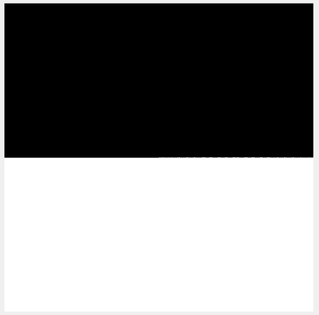
#> input picture a2_20171112/input_data/box.png, 319 x 315 px, shrunk from 526 x 520 before the run
$ jupyter execute q3.ipynb
#> lines starting #> are read from the running program, lines starting #| are printed output that depends on the picture
[cell 1]
import cv2
import numpy as np
import matplotlib.pyplot as plt
import math

## part 1

[cell 2]
def myConvolve(img_array,Gx,Gy):
    r , c = np.shape(img_array)
    output_array = np.empty([(r-2)*(c-2)])
    i=0
    for x in range(1,r-1):
        for y in range(1,c-1):
            v = img_array[x-1,y-1]*Gx[0,0]  + img_array[x-1,y]*Gx[0,1] + img_array[x-1,y+1]*Gx[0,2] + img_array[x,y-1]*Gx[1,0] + img_array[x,y]*Gx[1,1] + img_array[x,y+1]*Gx[1,2] + img_array[x+1,y-1]*Gx[2,0] + img_array[x+1,y]*Gx[2,1] + img_array[x+1,y+1]*Gx[2,2]
            w = img_array[x-1,y-1]*Gy[0,0]  + img_array[x-1,y]*Gy[0,1] + img_array[x-1,y+1]*Gy[0,2] + img_array[x,y-1]*Gy[1,0] + img_array[x,y]*Gy[1,1] + img_array[x,y+1]*Gy[1,2] + img_array[x+1,y-1]*Gy[2,0] + img_array[x+1,y]*Gy[2,1] + img_array[x+1,y+1]*Gy[2,2]
            # output_array[i] = v
            # output_array[i] = w
            output_array[i] = math.sqrt((v**2) + (w**2))
            i=i+1

    output = np.reshape(output_array, (-1,r-2))
    return output

[cell 3]
boxes = cv2.imread("../input_data/box.png",0)
#> boxes is the input picture: shape (315, 319); min 0, max 255, mean 133.4

sobx = np.array([ [1,1,1], [0,0,0], [-1,-1,-1]])
soby = np.array([ [1,0,-1], [1,0,-1], [1,0,-1]])
emp = np.zeros((3,3))

ans = myConvolve(boxes,sobx,emp)
#> after the loop in myConvolve, `for x in range(1,r-1):`: i = 99221
#> in myConvolve, `output = np.reshape(output_array, (-1,r-2))`:
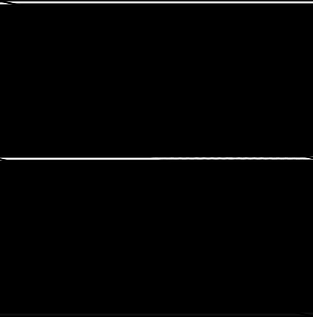
#> output: shape (317, 313) float64; min 0, max 765, mean 9.7; drawn with min black and max white

fig = plt.figure()
plt.subplot(1,2,1)
plt.imshow(boxes,'gray')
plt.subplot(1,2,2)
plt.imshow(ans,'gray')
plt.show()
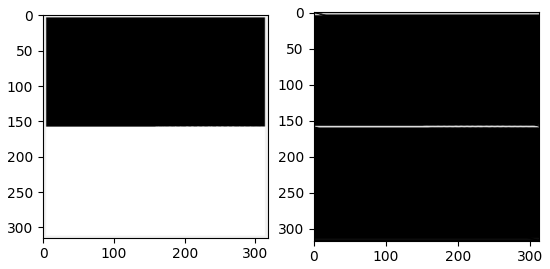
#> figure drawn by matplotlib, 2 panels

## part 2

[cell 4]
blurim = cv2.imread("../input_data/blur.jpg",0)
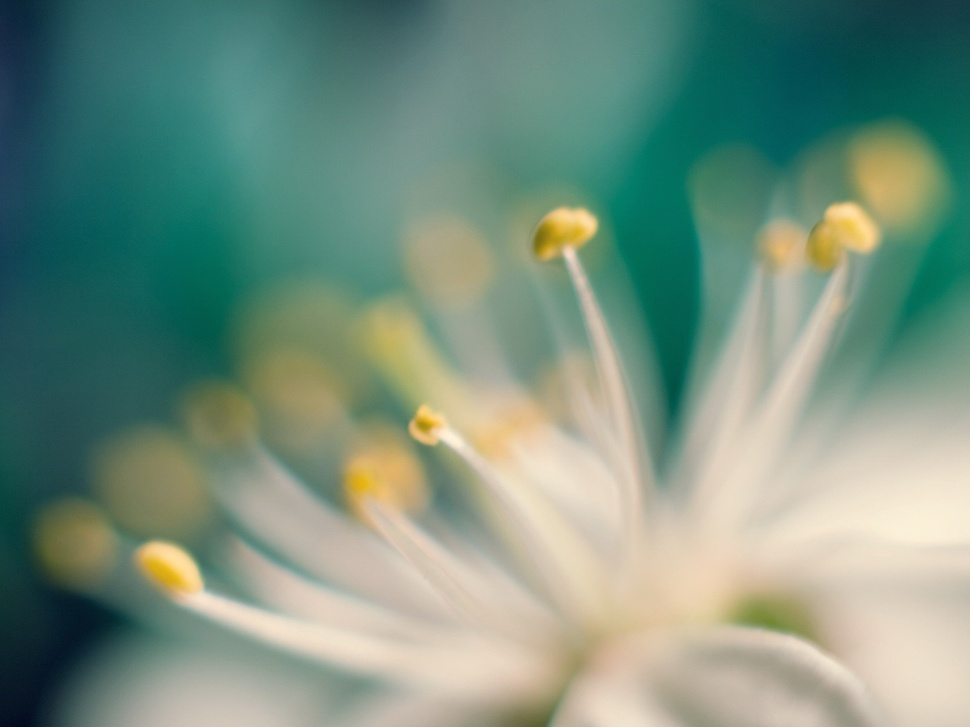
#> input picture a2_20171112/input_data/blur.jpg, 970 x 727 px, shrunk from 1600 x 1200 before the run
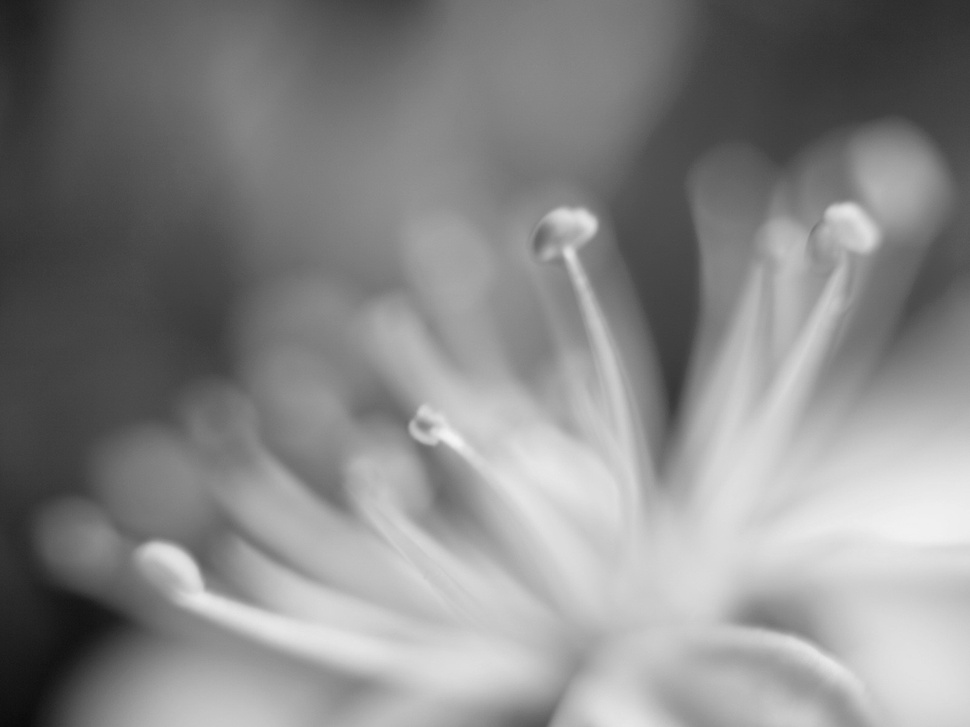
#> blurim: shape (727, 970); min 10, max 244, mean 134.9

ans = myConvolve(blurim, sobx, soby)
#> after the loop in myConvolve (call 2), `for x in range(1,r-1):`: i = 701800
#> in myConvolve (call 2), `output = np.reshape(output_array, (-1,r-2))`:
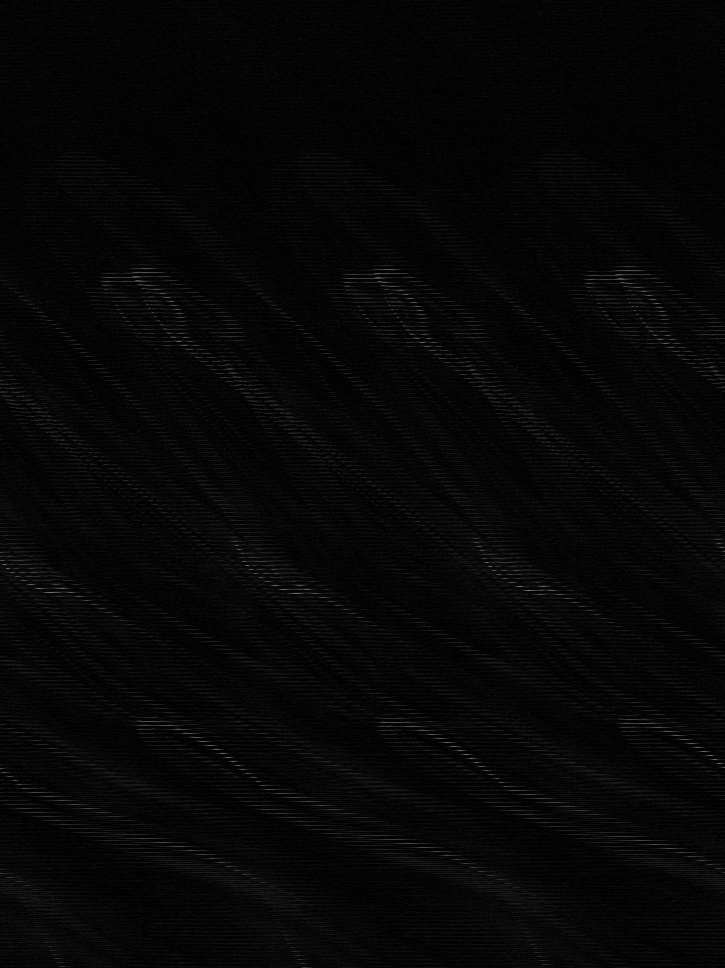
#> output: shape (968, 725) float64; min 0, max 118.5, mean 6.8

fig = plt.figure()
plt.subplot(1,2,1)
plt.imshow(blurim,'gray')
plt.subplot(1,2,2)
plt.imshow(ans,'gray')
plt.show()

## part 3

[cell 5]
bell = cv2.imread("../input_data/bell.jpg",0)
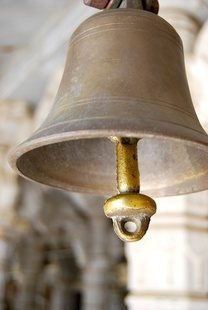
#> input picture a2_20171112/input_data/bell.jpg, 208 x 310 px, shrunk from 343 x 512 before the run
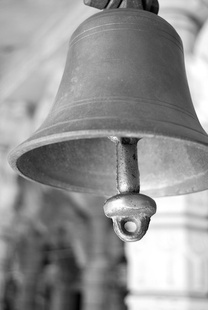
#> bell: shape (310, 208); min 0, max 255, mean 147.7
ans2 = myConvolve(bell,sobx,soby)
#> after the loop in myConvolve (call 3), `for x in range(1,r-1):`: i = 63448
#> in myConvolve (call 3), `output = np.reshape(output_array, (-1,r-2))`:
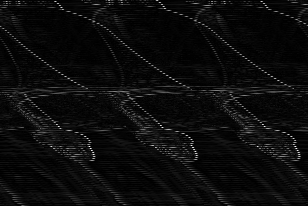
#> output: shape (206, 308) float64; min 0, max 703.4, mean 34; drawn with min black and max white

cube = cv2.imread("../input_data/cubes.png",0)
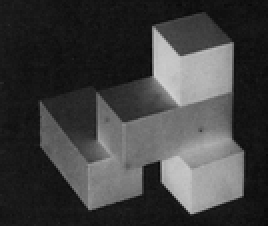
#> input picture a2_20171112/input_data/cubes.png, 134 x 113 px, shrunk from 221 x 187 before the run (shown 2 times larger)
#> cube is the input picture: shape (113, 134); min 7, max 209, mean 63.5
ans3 = myConvolve(cube, sobx, soby)
#> after the loop in myConvolve (call 4), `for x in range(1,r-1):`: i = 14652; output_array = 14652 values, max 576.2 at index 4695, min 0 at index 50, mean 32.47
#> in myConvolve (call 4), `output = np.reshape(output_array, (-1,r-2))`:
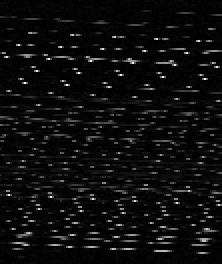
#> output: shape (132, 111) float64 (shown 2 times larger); min 0, max 576.2, mean 32.5; drawn with min black and max white

fig, axs = plt.subplots(2,3,figsize=(15,15))
plt.subplot(2,2,1)
plt.imshow(bell,'gray')
plt.subplot(2,2,2)
plt.imshow(ans2,'gray')
plt.subplot(2,2,3)
plt.imshow(cube,'gray')
plt.subplot(2,2,4)
plt.imshow(ans3,'gray')

plt.show()
